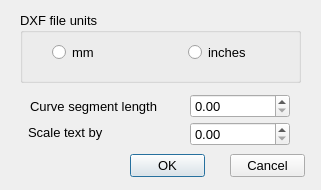
<?xml version="1.0" encoding="UTF-8"?>
<ui version="4.0">
 <class>DXFOut_Dialog</class>
 <widget class="QDialog" name="DXFOut_Dialog">
  <property name="geometry">
   <rect>
    <x>0</x>
    <y>0</y>
    <width>321</width>
    <height>190</height>
   </rect>
  </property>
  <property name="minimumSize">
   <size>
    <width>321</width>
    <height>190</height>
   </size>
  </property>
  <property name="maximumSize">
   <size>
    <width>321</width>
    <height>190</height>
   </size>
  </property>
  <property name="font">
   <font>
    <pointsize>10</pointsize>
   </font>
  </property>
  <property name="windowTitle">
   <string>DXF export options</string>
  </property>
  <widget class="QPushButton" name="_2">
   <property name="geometry">
    <rect>
     <x>230</x>
     <y>154</y>
     <width>75</width>
     <height>23</height>
    </rect>
   </property>
   <property name="text">
    <string>Cancel</string>
   </property>
   <property name="autoDefault">
    <bool>false</bool>
   </property>
  </widget>
  <widget class="QPushButton" name="_1">
   <property name="geometry">
    <rect>
     <x>130</x>
     <y>154</y>
     <width>75</width>
     <height>23</height>
    </rect>
   </property>
   <property name="text">
    <string>OK</string>
   </property>
   <property name="default">
    <bool>true</bool>
   </property>
  </widget>
  <widget class="QGroupBox" name="groupBox_3">
   <property name="geometry">
    <rect>
     <x>20</x>
     <y>12</y>
     <width>281</width>
     <height>71</height>
    </rect>
   </property>
   <property name="title">
    <string>DXF file units</string>
   </property>
   <widget class="QRadioButton" name="_100">
    <property name="geometry">
     <rect>
      <x>32</x>
      <y>32</y>
      <width>101</width>
      <height>17</height>
     </rect>
    </property>
    <property name="layoutDirection">
     <enum>Qt::LeftToRight</enum>
    </property>
    <property name="text">
     <string>mm</string>
    </property>
   </widget>
   <widget class="QRadioButton" name="_101">
    <property name="geometry">
     <rect>
      <x>168</x>
      <y>32</y>
      <width>101</width>
      <height>17</height>
     </rect>
    </property>
    <property name="layoutDirection">
     <enum>Qt::LeftToRight</enum>
    </property>
    <property name="text">
     <string>inches</string>
    </property>
   </widget>
  </widget>
  <widget class="QLabel" name="label_3">
   <property name="geometry">
    <rect>
     <x>30</x>
     <y>96</y>
     <width>141</width>
     <height>20</height>
    </rect>
   </property>
   <property name="text">
    <string>Curve segment length</string>
   </property>
  </widget>
  <widget class="QLabel" name="label_4">
   <property name="geometry">
    <rect>
     <x>28</x>
     <y>122</y>
     <width>139</width>
     <height>20</height>
    </rect>
   </property>
   <property name="text">
    <string>Scale text by</string>
   </property>
  </widget>
  <widget class="RCDoubleSpinBox" name="_102">
   <property name="geometry">
    <rect>
     <x>190</x>
     <y>94</y>
     <width>100</width>
     <height>24</height>
    </rect>
   </property>
  </widget>
  <widget class="RCDoubleSpinBox" name="_103">
   <property name="geometry">
    <rect>
     <x>190</x>
     <y>122</y>
     <width>100</width>
     <height>24</height>
    </rect>
   </property>
  </widget>
 </widget>
 <customwidgets>
  <customwidget>
   <class>RCDoubleSpinBox</class>
   <extends>QDoubleSpinBox</extends>
   <header>../RealCADQt/source/rcdoublespinbox.h</header>
  </customwidget>
 </customwidgets>
 <resources/>
 <connections/>
</ui>
